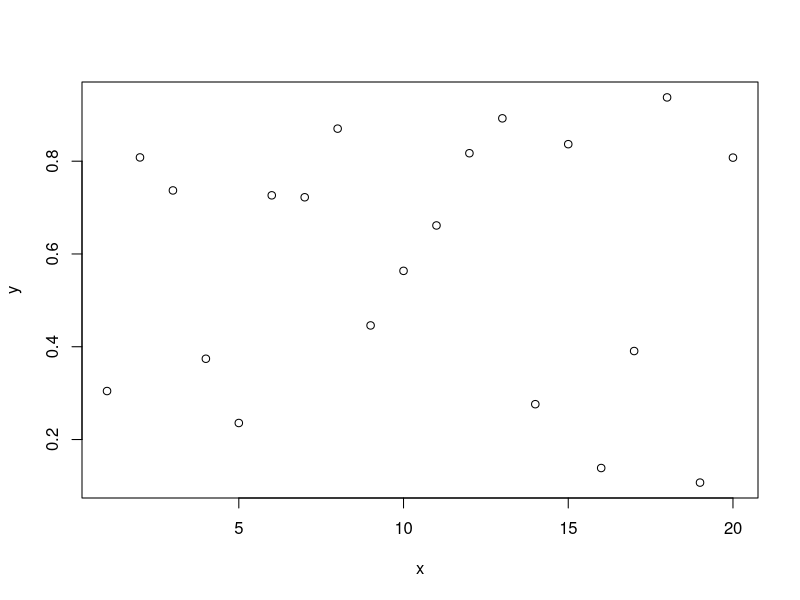

Write the R code that produced this figure.
#create new project
# new directory
#click "create git repository" 

# add random dataset
y<-runif(20)
x<-seq(1,20)
plot(y~x)

